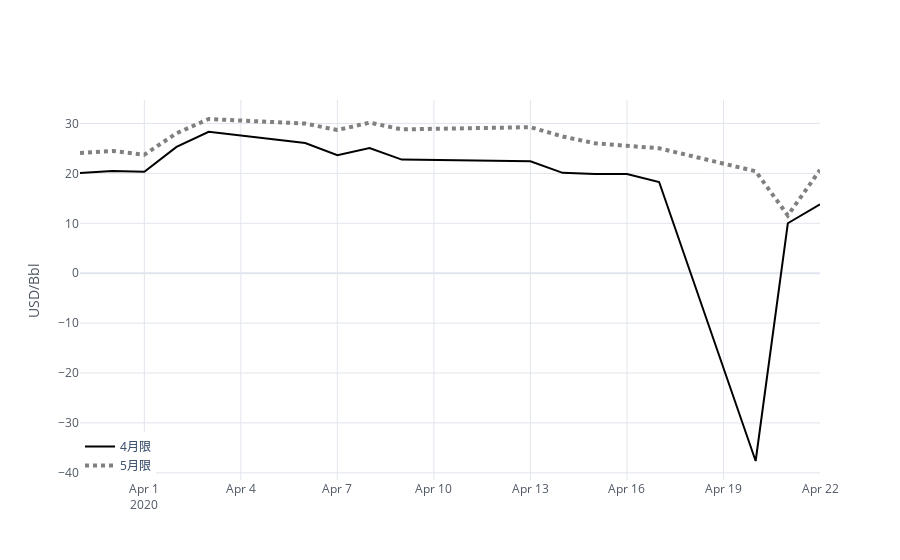

The code cell stored with this chart in its notebook:
### Code cell
OIL_Gensp.columns =['4月限','5月限']
OIL_Gensp.iplot(yTitle='USD/Bbl',
                            colors={'4月限':'black','5月限':'gray'},
                            width={'4月限':2,'5月限':4},
                            dash={'4月限':'solid','5月限':'dot'},
                            legend =dict(x=0,y=0))

### Figure 1 — Plotly figure (JSON) as saved in the notebook; plotly's stock layout.template omitted (floating-point values rounded to 4 significant figures)
{"data": [{"line": {"color": "black", "dash": "solid", "shape": "linear", "width": 2}, "mode": "lines", "name": "4月限", "text": "", "type": "scatter", "x": ["2020-03-30", "2020-03-31", "2020-04-01", "2020-04-02", "2020-04-03", "2020-04-06", "2020-04-07", "2020-04-08", "2020-04-09", "2020-04-13", "2020-04-14", "2020-04-15", "2020-04-16", "2020-04-17", "2020-04-20", "2020-04-21", "2020-04-22"], "y": [20.09, 20.48, 20.31, 25.32, 28.34, 26.08, 23.63, 25.09, 22.76, 22.41, 20.11, 19.87, 19.87, 18.27, -37.63, 10.01, 13.78]}, {"line": {"color": "gray", "dash": "dot", "shape": "linear", "width": 4}, "mode": "lines", "name": "5月限", "text": "", "type": "scatter", "x": ["2020-03-30", "2020-03-31", "2020-04-01", "2020-04-02", "2020-04-03", "2020-04-06", "2020-04-07", "2020-04-08", "2020-04-09", "2020-04-13", "2020-04-14", "2020-04-15", "2020-04-16", "2020-04-17", "2020-04-20", "2020-04-21", "2020-04-22"], "y": [24.09, 24.51, 23.74, 28.05, 30.9, 29.98, 28.69, 30.17, 28.82, 29.26, 27.4, 26.04, 25.53, 25.03, 20.43, 11.57, 20.69]}], "layout": {"legend": {"x": 0, "y": 0}, "paper_bgcolor": "#FFFFFF", "plot_bgcolor": "#FFFFFF", "showlegend": true, "title": {"font": {"color": "#4D5663"}}, "xaxis": {"gridcolor": "#E1E5ED", "showgrid": true, "tickfont": {"color": "#4D5663"}, "title": {"font": {"color": "#4D5663"}, "text": ""}, "zerolinecolor": "#E1E5ED"}, "yaxis": {"gridcolor": "#E1E5ED", "showgrid": true, "tickfont": {"color": "#4D5663"}, "title": {"font": {"color": "#4D5663"}, "text": "USD/Bbl"}, "zerolinecolor": "#E1E5ED"}}}
